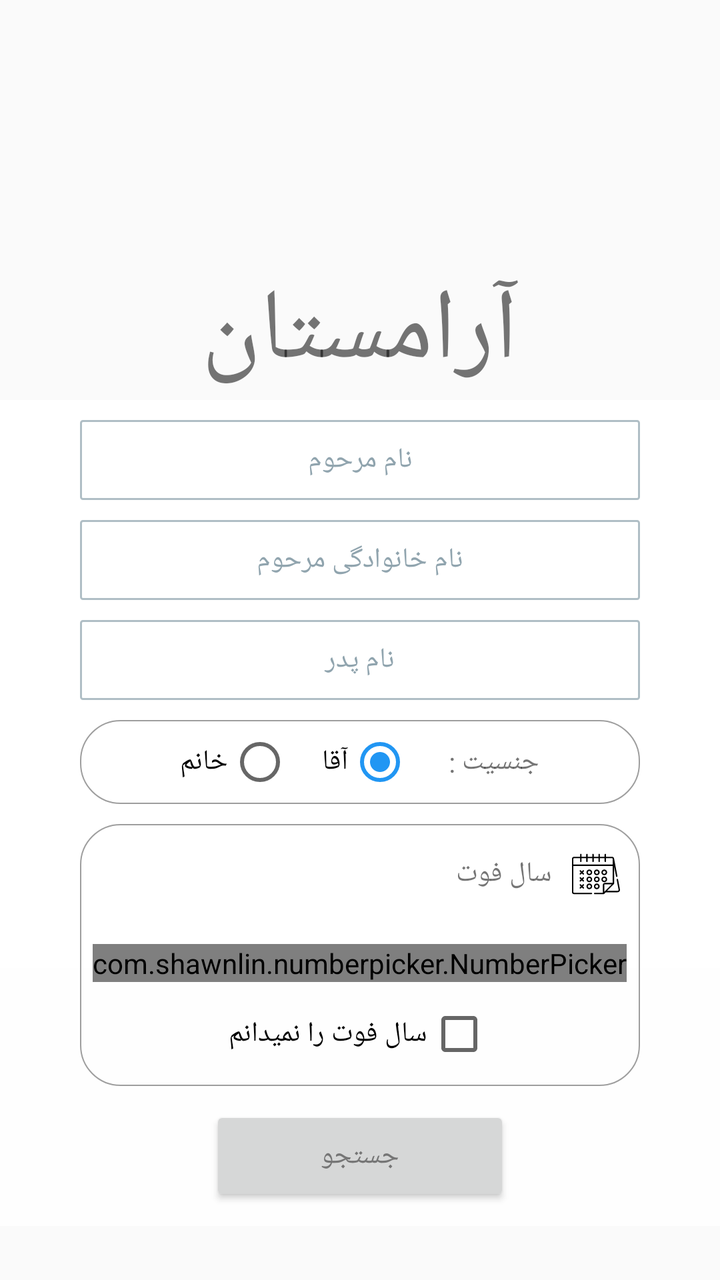
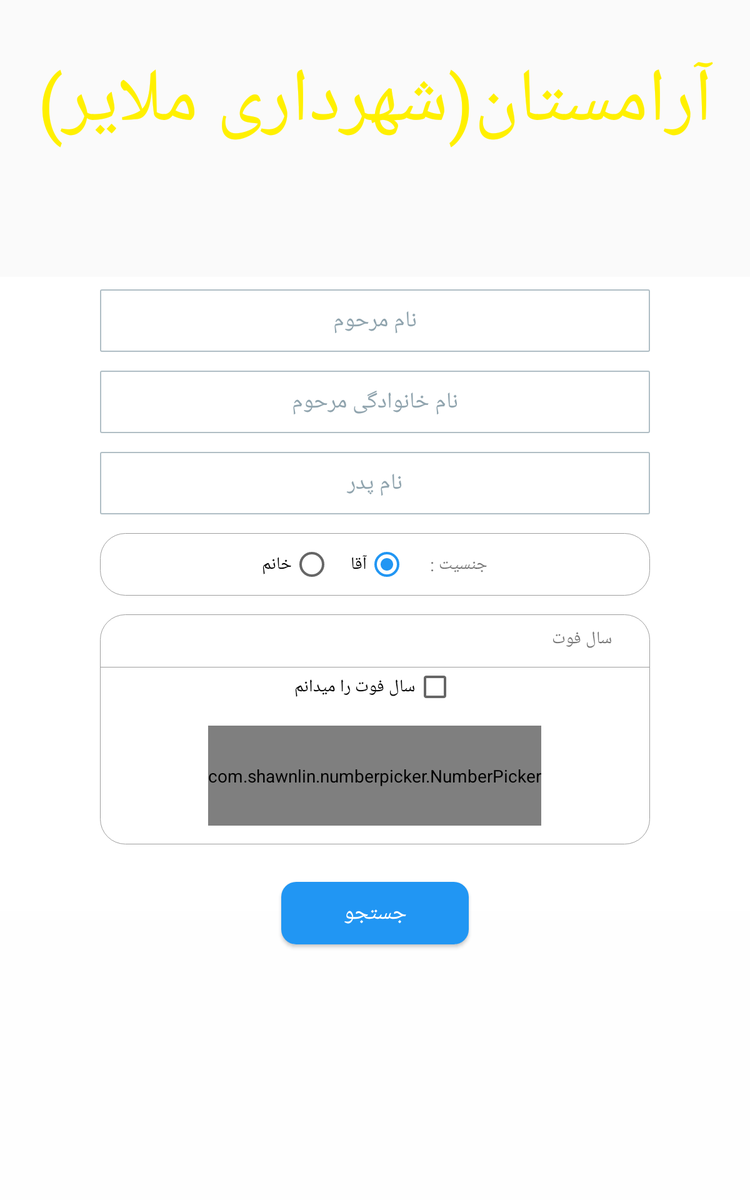

Compare how this app lays out the same screen by default and in its alternative resource folder. The renders come first, then the two layout files and the values they reference.
<!-- AndroidManifest.xml: application theme AppTheme -->
<!-- res/layout/fragment_search.xml -->
<?xml version="1.0" encoding="utf-8"?>
<RelativeLayout xmlns:android="http://schemas.android.com/apk/res/android"
    xmlns:app="http://schemas.android.com/apk/res-auto"
    android:layout_width="match_parent"
    android:layout_height="match_parent">

    <ImageView
        android:id="@+id/img_bg"
        android:layout_width="match_parent"
        android:layout_height="match_parent"
        android:scaleType="centerCrop"/>

    <ImageView
        android:id="@+id/img_toolbar"
        android:layout_width="match_parent"
        android:layout_height="150dp"
        android:scaleType="centerCrop"
        android:layout_marginTop="50dp"/>

    <TextView
        android:id="@+id/txt_app_title"
        android:layout_width="wrap_content"
        android:layout_height="wrap_content"
        android:text="      آرامستان      "
        android:textSize="50sp"
        android:layout_centerHorizontal="true"
        android:layout_alignTop="@+id/img_toolbar"
        android:layout_alignBottom="@+id/img_toolbar"
        android:gravity="bottom"/>



    <ViewFlipper
        android:id="@+id/view_flipper_search"
        android:layout_width="match_parent"
        android:layout_height="match_parent"
        android:layout_below="@+id/img_toolbar">

        <RelativeLayout
            android:id="@+id/search_panel"
            android:layout_width="match_parent"
            android:layout_height="wrap_content"
            android:background="@drawable/search_bg_style">

            <ScrollView
                android:layout_width="match_parent"
                android:layout_height="wrap_content">

                <RelativeLayout
                    android:layout_width="match_parent"
                    android:layout_height="wrap_content">

                    <EditText
                        android:id="@+id/edt_first_name"
                        android:layout_width="match_parent"
                        android:layout_height="40dp"
                        android:layout_marginStart="40dp"
                        android:layout_marginTop="10dp"
                        android:layout_marginEnd="40dp"
                        android:background="@drawable/edt_search_style"
                        android:gravity="center"
                        android:hint="@string/text_hint_first_name"
                        android:textColor="@color/textColor"
                        android:textColorHint="@color/hintTextColor"
                        android:textSize="14sp" />

                    <EditText
                        android:id="@+id/edt_last_name"
                        android:layout_width="match_parent"
                        android:layout_height="40dp"
                        android:layout_below="@+id/edt_first_name"
                        android:layout_marginStart="40dp"
                        android:layout_marginTop="10dp"
                        android:layout_marginEnd="40dp"
                        android:background="@drawable/edt_search_style"
                        android:gravity="center"
                        android:hint="@string/text_hint_last_name"
                        android:textColor="@color/textColor"
                        android:textColorHint="@color/hintTextColor"
                        android:textSize="14sp" />

                    <EditText
                        android:id="@+id/edt_father_name"
                        android:layout_width="match_parent"
                        android:layout_height="40dp"
                        android:layout_below="@+id/edt_last_name"
                        android:layout_marginStart="40dp"
                        android:layout_marginTop="10dp"
                        android:layout_marginEnd="40dp"
                        android:background="@drawable/edt_search_style"
                        android:gravity="center"
                        android:hint="@string/text_hint_father_name"
                        android:textColor="@color/textColor"
                        android:textColorHint="@color/hintTextColor"
                        android:textSize="14sp" />

                    <RadioGroup
                        android:id="@+id/rg_gender"
                        android:layout_width="match_parent"
                        android:layout_height="wrap_content"
                        android:layout_below="@+id/edt_father_name"
                        android:layout_marginTop="10dp"
                        android:layout_marginStart="40dp"
                        android:layout_marginEnd="40dp"
                        android:gravity="center"
                        android:layoutDirection="rtl"
                        android:orientation="horizontal"
                        android:background="@drawable/rg_gender_bg"
                        android:padding="5dp">

                        <TextView
                            android:layout_width="wrap_content"
                            android:layout_height="wrap_content"
                            android:text="جنسیت : " />

                        <RadioButton
                            android:id="@+id/rb_male"
                            android:layout_width="wrap_content"
                            android:layout_height="wrap_content"
                            android:layout_marginStart="15dp"
                            android:text="@string/meal"
                            android:checked="true"/>

                        <RadioButton
                            android:id="@+id/rb_female"
                            android:layout_width="wrap_content"
                            android:layout_height="wrap_content"
                            android:layout_marginStart="15dp"
                            android:text="@string/femeal" />

                    </RadioGroup>

                    <RelativeLayout
                        android:id="@+id/rel_year_panel"
                        android:layout_width="match_parent"
                        android:layout_height="wrap_content"
                        android:layout_below="@+id/rg_gender"
                        android:layout_marginTop="10dp"
                        android:layout_marginStart="40dp"
                        android:layout_marginEnd="40dp"
                        android:background="@drawable/rg_gender_bg">

                        <TextView
                            android:id="@+id/txt_choose_date_of_death"
                            android:layout_width="wrap_content"
                            android:layout_height="50dp"
                            android:layout_alignParentEnd="true"
                            android:layout_marginBottom="10dp"
                            android:background="?android:selectableItemBackground"
                            android:drawableEnd="@drawable/event"
                            android:gravity="end|center"
                            android:text="   سال فوت"
                            android:layout_marginEnd="10dp"/>

                        <com.shawnlin.numberpicker.NumberPicker
                            android:id="@+id/number_picker"
                            android:layout_width="wrap_content"
                            android:layout_height="wrap_content"
                            android:layout_below="@+id/txt_choose_date_of_death"
                            android:layout_centerHorizontal="true"
                            app:np_dividerColor="#eeeeee"
                            app:np_height="64dp"
                            app:np_orientation="horizontal"
                            app:np_selectedTextColor="@color/colorPrimaryDark"
                            app:np_selectedTextSize="16sp"
                            app:np_textColor="@color/colorPrimary"
                            app:np_textSize="13sp"
                            app:np_width="180dp" />

                        <CheckBox
                            android:id="@+id/chk_unknown_dead_year"
                            android:layout_width="wrap_content"
                            android:layout_height="wrap_content"
                            android:text="سال فوت را نمیدانم"
                            android:layout_centerHorizontal="true"
                            android:layout_below="@+id/number_picker"
                            android:layout_margin="10dp"
                            android:layoutDirection="rtl"/>

                    </RelativeLayout>

                    <Button
                        android:id="@+id/btn_search"
                        android:layout_width="150dp"
                        android:layout_height="50dp"
                        android:layout_below="@+id/rel_year_panel"
                        android:layout_centerHorizontal="true"
                        android:layout_marginTop="10dp"
                        android:layout_marginBottom="10dp"
                        android:drawableEnd="@drawable/ic_search_gray_24dp"
                        android:text="@string/search"
                        android:textColor="#757575"/>

                </RelativeLayout>

            </ScrollView>

            <com.wang.avi.AVLoadingIndicatorView
                android:id="@+id/av_loading_search"
                style="@style/AVLoadingIndicatorView.Large"
                android:layout_width="100dp"
                android:layout_height="100dp"
                android:visibility="gone"
                app:indicatorColor="#9E9E9E"
                app:indicatorName="BallScaleMultipleIndicator"
                android:layout_centerInParent="true"/>

        </RelativeLayout>

        <RelativeLayout
            android:id="@+id/result_panel"
            android:layout_width="match_parent"
            android:layout_height="wrap_content"
            android:layout_below="@+id/search_panel"
            android:background="#fff">

            <android.support.v7.widget.CardView
                android:id="@+id/card_search_summery"
                android:layout_width="match_parent"
                android:layout_height="40dp"
                android:layout_marginStart="20dp"
                android:layout_marginTop="2dp"
                android:layout_marginEnd="20dp"
                app:cardElevation="2dp"
                app:cardCornerRadius="10dp">

                <TextView
                    android:id="@+id/txt_search_summery"
                    android:layout_width="match_parent"
                    android:layout_height="match_parent"
                    android:gravity="center"
                    android:textColor="#757575"
                    android:textSize="14sp"
                    android:text="خلاصه ای از جستجوی کاربر"
                    android:drawableLeft="@drawable/ic_youtube_searched_for_black_24dp"
                    android:layout_marginStart="10dp"/>

            </android.support.v7.widget.CardView>

            <android.support.v7.widget.RecyclerView
                android:id="@+id/recycler_view_search_result"
                android:layout_width="match_parent"
                android:layout_height="match_parent"
                android:layout_below="@+id/card_search_summery"
                android:layout_marginTop="0dp"/>

        </RelativeLayout>

    </ViewFlipper>


</RelativeLayout>
<!-- resources referenced by this layout -->
<resources>
  <color name="colorPrimary">#008577</color>
  <color name="colorPrimaryDark">#00574B</color>
  <color name="hintTextColor">#90A4AE</color>
  <color name="textColor">#263238</color>
  <!-- drawable edt_search_style (drawable) -->
  <?xml version="1.0" encoding="utf-8"?>
  <shape xmlns:android="http://schemas.android.com/apk/res/android"
      android:shape="rectangle">
  
      <corners android:radius="1dp"/>
      <solid android:color="#fff"/>
      <stroke android:color="#B0BEC5" android:width="1dp"/>
  
  </shape>
  <!-- drawable event: vector/xml drawable (drawable, 6863 chars, omitted) -->
  <!-- drawable ic_youtube_searched_for_black_24dp (drawable) -->
  <vector android:height="24dp" android:tint="#757575"
      android:viewportHeight="24.0" android:viewportWidth="24.0"
      android:width="24dp" xmlns:android="http://schemas.android.com/apk/res/android">
      <path android:fillColor="#FF000000" android:pathData="M17.01,14h-0.8l-0.27,-0.27c0.98,-1.14 1.57,-2.61 1.57,-4.23 0,-3.59 -2.91,-6.5 -6.5,-6.5s-6.5,3 -6.5,6.5H2l3.84,4 4.16,-4H6.51C6.51,7 8.53,5 11.01,5s4.5,2.01 4.5,4.5c0,2.48 -2.02,4.5 -4.5,4.5 -0.65,0 -1.26,-0.14 -1.82,-0.38L7.71,15.1c0.97,0.57 2.09,0.9 3.3,0.9 1.61,0 3.08,-0.59 4.22,-1.57l0.27,0.27v0.79l5.01,4.99L22,19l-4.99,-5z"/>
  </vector>
  <!-- drawable rg_gender_bg (drawable) -->
  <?xml version="1.0" encoding="utf-8"?>
  <shape xmlns:android="http://schemas.android.com/apk/res/android"
      android:shape="rectangle">
  
      <corners android:radius="20dp"/>
      <stroke android:color="#9e9e9e" android:width="0.5dp"/>
  
  </shape>
  <!-- drawable search_bg_style (drawable) -->
  <?xml version="1.0" encoding="utf-8"?>
  <shape xmlns:android="http://schemas.android.com/apk/res/android"
      android:shape="rectangle">
  
      <gradient android:angle="90"
          android:startColor="#aaffffff"
          android:centerColor="#eeffffff"
          android:endColor="#ffffffff"/>
  
  </shape>
  <string name="femeal">خانم</string>
  <string name="meal">آقا</string>
  <string name="search">جستجو</string>
  <string name="text_hint_father_name">نام پدر</string>
  <string name="text_hint_first_name">نام مرحوم</string>
  <string name="text_hint_last_name">نام خانوادگی مرحوم</string>
  <style name="AppTheme" parent="Theme.AppCompat.Light.NoActionBar">
          
          <item name="colorPrimary">@color/colorPrimary</item>
          <item name="colorPrimaryDark">@color/colorPrimaryDark</item>
          <item name="colorAccent">@color/colorAccent</item>
          <item name="windowActionBarOverlay">true</item>
          <item name="android:windowTranslucentStatus">true</item>
      </style>
  <color name="colorAccent">#2196f3</color>
</resources>
<!-- res/layout-sw600dp/fragment_search.xml (the repository's variant of the layout above) -->
<!-- drawn on a 7-inch tablet held upright -->
<?xml version="1.0" encoding="utf-8"?>
<RelativeLayout xmlns:android="http://schemas.android.com/apk/res/android"
    xmlns:app="http://schemas.android.com/apk/res-auto"
    android:layout_width="match_parent"
    android:layout_height="match_parent"
    android:id="@+id/rel_content_search">

    <ImageView
        android:id="@+id/img_bg"
        android:layout_width="match_parent"
        android:layout_height="match_parent"
        android:scaleType="centerCrop"/>

    <ImageView
        android:id="@+id/img_toolbar"
        android:layout_width="match_parent"
        android:layout_height="300dp"
        android:scaleType="centerCrop"
        android:layout_marginTop="0dp"/>

    <TextView
        android:id="@+id/txt_app_title"
        android:layout_width="match_parent"
        android:layout_height="wrap_content"
        android:minHeight="70dp"
        android:text="@string/title"
        android:textSize="60sp"
        android:textColor="#fff000"
        android:layout_centerHorizontal="true"
        android:layout_alignTop="@+id/img_toolbar"
        android:gravity="center|bottom"
        android:layout_marginTop="40dp"/>

    <ViewFlipper
        android:id="@+id/view_flipper_search"
        android:layout_width="match_parent"
        android:layout_height="match_parent"
        android:layout_below="@+id/txt_app_title"
        android:layout_marginTop="100dp">

        <RelativeLayout
            android:id="@+id/search_panel"
            android:layout_width="match_parent"
            android:layout_height="match_parent"
            android:background="@drawable/search_bg_style">

            <ScrollView
                android:layout_width="match_parent"
                android:layout_height="wrap_content">

                <RelativeLayout
                    android:layout_width="match_parent"
                    android:layout_height="wrap_content">

                    <EditText
                        android:id="@+id/edt_first_name"
                        android:layout_width="match_parent"
                        android:layout_height="50dp"
                        android:layout_marginStart="80dp"
                        android:layout_marginTop="10dp"
                        android:layout_marginEnd="80dp"
                        android:background="@drawable/edt_search_style"
                        android:gravity="center"
                        android:hint="@string/text_hint_first_name"
                        android:textColor="@color/textColor"
                        android:textColorHint="@color/hintTextColor"
                        android:textSize="18sp"
                        android:imeOptions="actionSearch"
                        android:maxLines="1"/>

                    <EditText
                        android:id="@+id/edt_last_name"
                        android:layout_width="match_parent"
                        android:layout_height="50dp"
                        android:layout_marginStart="80dp"
                        android:layout_marginTop="15dp"
                        android:layout_marginEnd="80dp"
                        android:layout_below="@+id/edt_first_name"
                        android:background="@drawable/edt_search_style"
                        android:gravity="center"
                        android:hint="@string/text_hint_last_name"
                        android:textColor="@color/textColor"
                        android:textColorHint="@color/hintTextColor"
                        android:textSize="18sp"
                        android:imeOptions="actionSearch"
                        android:maxLines="1"/>

                    <EditText
                        android:id="@+id/edt_father_name"
                        android:layout_width="match_parent"
                        android:layout_height="50dp"
                        android:layout_marginStart="80dp"
                        android:layout_marginTop="15dp"
                        android:layout_marginEnd="80dp"
                        android:layout_below="@+id/edt_last_name"
                        android:background="@drawable/edt_search_style"
                        android:gravity="center"
                        android:hint="@string/text_hint_father_name"
                        android:textColor="@color/textColor"
                        android:textColorHint="@color/hintTextColor"
                        android:textSize="18sp"
                        android:imeOptions="actionSearch"
                        android:maxLines="1"/>

                    <RadioGroup
                        android:id="@+id/rg_gender"
                        android:layout_width="match_parent"
                        android:layout_height="50dp"
                        android:layout_below="@+id/edt_father_name"
                        android:layout_marginStart="80dp"
                        android:layout_marginTop="15dp"
                        android:layout_marginEnd="80dp"
                        android:gravity="center"
                        android:layoutDirection="rtl"
                        android:orientation="horizontal"
                        android:background="@drawable/rg_gender_bg"
                        android:padding="5dp">

                        <TextView
                            android:layout_width="wrap_content"
                            android:layout_height="wrap_content"
                            android:text="جنسیت : " />

                        <RadioButton
                            android:id="@+id/rb_male"
                            android:layout_width="wrap_content"
                            android:layout_height="wrap_content"
                            android:layout_marginStart="15dp"
                            android:text="@string/meal"
                            android:checked="true"/>

                        <RadioButton
                            android:id="@+id/rb_female"
                            android:layout_width="wrap_content"
                            android:layout_height="wrap_content"
                            android:layout_marginStart="15dp"
                            android:text="@string/femeal" />

                    </RadioGroup>

                    <RelativeLayout
                        android:id="@+id/rel_year_panel"
                        android:layout_width="match_parent"
                        android:layout_height="wrap_content"
                        android:layout_below="@+id/rg_gender"
                        android:layout_marginTop="15dp"
                        android:layout_marginStart="80dp"
                        android:layout_marginEnd="80dp"
                        android:background="@drawable/rg_gender_bg">

                        <TextView
                            android:id="@+id/txt_choose_date_of_death"
                            android:layout_width="wrap_content"
                            android:layout_height="wrap_content"
                            android:layout_alignParentEnd="true"
                            android:layout_marginBottom="3dp"
                            android:gravity="end|center"
                            android:text="   سال فوت"
                            android:padding="10dp"
                            android:layout_marginEnd="10dp"/>

                        <TextView
                            android:layout_width="match_parent"
                            android:layout_height="0.5dp"
                            android:layout_below="@+id/txt_choose_date_of_death"
                            android:background="#9e9e9e"/>

                        <CheckBox
                            android:id="@+id/chk_unknown_dead_year"
                            android:layout_width="wrap_content"
                            android:layout_height="wrap_content"
                            android:text="سال فوت را میدانم"
                            android:layout_centerHorizontal="true"
                            android:layout_below="@+id/txt_choose_date_of_death"
                            android:layoutDirection="rtl"
                            android:checked="false"/>

                        <com.shawnlin.numberpicker.NumberPicker
                            android:id="@+id/number_picker"
                            android:layout_width="wrap_content"
                            android:layout_height="80dp"
                            android:layout_below="@+id/chk_unknown_dead_year"
                            android:layout_centerHorizontal="true"
                            app:np_dividerColor="#eeeeee"
                            app:np_height="80dp"
                            app:np_orientation="horizontal"
                            app:np_selectedTextColor="@color/colorPrimaryDark"
                            app:np_selectedTextSize="18sp"
                            app:np_textColor="@color/colorPrimary"
                            app:np_textSize="15sp"
                            app:np_width="180dp"
                            android:layout_marginTop="15dp"
                            android:layout_marginBottom="15dp"/>

                    </RelativeLayout>

                    <Button
                        android:id="@+id/btn_search"
                        android:layout_width="150dp"
                        android:layout_height="50dp"
                        android:layout_centerHorizontal="true"
                        android:layout_below="@+id/rel_year_panel"
                        android:layout_marginTop="30dp"
                        android:layout_marginBottom="10dp"
                        android:text="@string/search"
                        android:textColor="#fff"
                        android:textSize="18sp"
                        android:background="@drawable/btn_search_style"/>

                </RelativeLayout>

            </ScrollView>

            <com.wang.avi.AVLoadingIndicatorView
                android:id="@+id/av_loading_search"
                style="@style/AVLoadingIndicatorView.Large"
                android:layout_width="150dp"
                android:layout_height="150dp"
                android:visibility="gone"
                app:indicatorColor="#9E9E9E"
                app:indicatorName="BallScaleMultipleIndicator"
                android:layout_centerInParent="true"/>

        </RelativeLayout>

        <RelativeLayout
            android:id="@+id/result_panel"
            android:layout_width="match_parent"
            android:layout_height="wrap_content"
            android:layout_below="@+id/search_panel"
            android:background="#fff">

            <android.support.v7.widget.CardView
                android:id="@+id/card_search_summery"
                android:layout_width="match_parent"
                android:layout_height="40dp"
                android:layout_marginStart="20dp"
                android:layout_marginTop="2dp"
                android:layout_marginEnd="20dp"
                app:cardElevation="2dp"
                app:cardCornerRadius="10dp">

                <TextView
                    android:id="@+id/txt_search_summery"
                    android:layout_width="match_parent"
                    android:layout_height="match_parent"
                    android:gravity="center"
                    android:textColor="#757575"
                    android:textSize="16sp"
                    android:layout_marginStart="10dp"/>

            </android.support.v7.widget.CardView>

            <android.support.v7.widget.RecyclerView
                android:id="@+id/recycler_view_search_result"
                android:layout_width="match_parent"
                android:layout_height="match_parent"
                android:layout_below="@+id/card_search_summery"
                android:layout_marginTop="0dp"/>

        </RelativeLayout>

    </ViewFlipper>


</RelativeLayout>
<!-- resources referenced by the variant -->
<!-- as a 7-inch tablet held upright resolves them -->
<resources>
  <color name="colorPrimary">#008577</color>
  <color name="colorPrimaryDark">#00574B</color>
  <color name="hintTextColor">#90A4AE</color>
  <color name="textColor">#263238</color>
  <!-- drawable btn_search_style (drawable) -->
  <?xml version="1.0" encoding="utf-8"?>
  <selector xmlns:android="http://schemas.android.com/apk/res/android">
  
      <item android:state_pressed="false">
          <shape>
              <corners android:radius="12dp" />
              <solid android:color="@color/colorAccent" />
          </shape>
      </item>
      <item android:state_pressed="true">
          <shape>
              <corners android:radius="12dp" />
              <solid android:color="#1e88e5" />
          </shape>
      </item>
  
  </selector>
  <!-- drawable edt_search_style (drawable) -->
  <?xml version="1.0" encoding="utf-8"?>
  <shape xmlns:android="http://schemas.android.com/apk/res/android"
      android:shape="rectangle">
  
      <corners android:radius="1dp"/>
      <solid android:color="#fff"/>
      <stroke android:color="#B0BEC5" android:width="1dp"/>
  
  </shape>
  <!-- drawable rg_gender_bg (drawable) -->
  <?xml version="1.0" encoding="utf-8"?>
  <shape xmlns:android="http://schemas.android.com/apk/res/android"
      android:shape="rectangle">
  
      <corners android:radius="20dp"/>
      <stroke android:color="#9e9e9e" android:width="0.5dp"/>
  
  </shape>
  <!-- drawable search_bg_style (drawable) -->
  <?xml version="1.0" encoding="utf-8"?>
  <shape xmlns:android="http://schemas.android.com/apk/res/android"
      android:shape="rectangle">
  
      <gradient android:angle="90"
          android:startColor="#aaffffff"
          android:centerColor="#eeffffff"
          android:endColor="#ffffffff"/>
  
  </shape>
  <string name="femeal">خانم</string>
  <string name="meal">آقا</string>
  <string name="search">جستجو</string>
  <string name="text_hint_father_name">نام پدر</string>
  <string name="text_hint_first_name">نام مرحوم</string>
  <string name="text_hint_last_name">نام خانوادگی مرحوم</string>
  <string name="title">آرامستان(شهرداری ملایر)</string>
  <style name="AppTheme" parent="Theme.AppCompat.Light.NoActionBar">
          
          <item name="colorPrimary">@color/colorPrimary</item>
          <item name="colorPrimaryDark">@color/colorPrimaryDark</item>
          <item name="colorAccent">@color/colorAccent</item>
          <item name="windowActionBarOverlay">true</item>
          <item name="android:windowTranslucentStatus">true</item>
      </style>
  <color name="colorAccent">#2196f3</color>
</resources>
